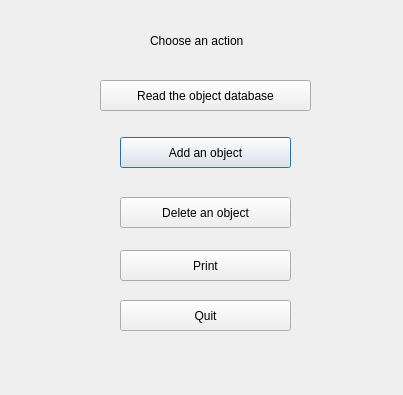
<?xml version="1.0" encoding="UTF-8"?>
<ui version="4.0">
 <class>db_ui</class>
 <widget class="QDialog" name="db_ui">
  <property name="geometry">
   <rect>
    <x>0</x>
    <y>0</y>
    <width>403</width>
    <height>395</height>
   </rect>
  </property>
  <property name="windowTitle">
   <string>Collector</string>
  </property>
  <widget class="QLabel" name="label">
   <property name="geometry">
    <rect>
     <x>150</x>
     <y>30</y>
     <width>131</width>
     <height>21</height>
    </rect>
   </property>
   <property name="text">
    <string>Choose an action</string>
   </property>
  </widget>
  <widget class="QPushButton" name="add_object_btn">
   <property name="geometry">
    <rect>
     <x>120</x>
     <y>137</y>
     <width>171</width>
     <height>31</height>
    </rect>
   </property>
   <property name="text">
    <string>Add an object</string>
   </property>
  </widget>
  <widget class="QPushButton" name="read_db_btn">
   <property name="geometry">
    <rect>
     <x>100</x>
     <y>80</y>
     <width>211</width>
     <height>31</height>
    </rect>
   </property>
   <property name="text">
    <string>Read the object database</string>
   </property>
  </widget>
  <widget class="QPushButton" name="del_object_btn">
   <property name="geometry">
    <rect>
     <x>120</x>
     <y>197</y>
     <width>171</width>
     <height>31</height>
    </rect>
   </property>
   <property name="text">
    <string>Delete an object</string>
   </property>
  </widget>
  <widget class="QPushButton" name="print_object_btn">
   <property name="geometry">
    <rect>
     <x>120</x>
     <y>250</y>
     <width>171</width>
     <height>31</height>
    </rect>
   </property>
   <property name="text">
    <string>Print</string>
   </property>
  </widget>
  <widget class="QPushButton" name="quit_btn">
   <property name="geometry">
    <rect>
     <x>120</x>
     <y>300</y>
     <width>171</width>
     <height>31</height>
    </rect>
   </property>
   <property name="text">
    <string>Quit</string>
   </property>
  </widget>
 </widget>
 <resources/>
 <connections/>
</ui>
